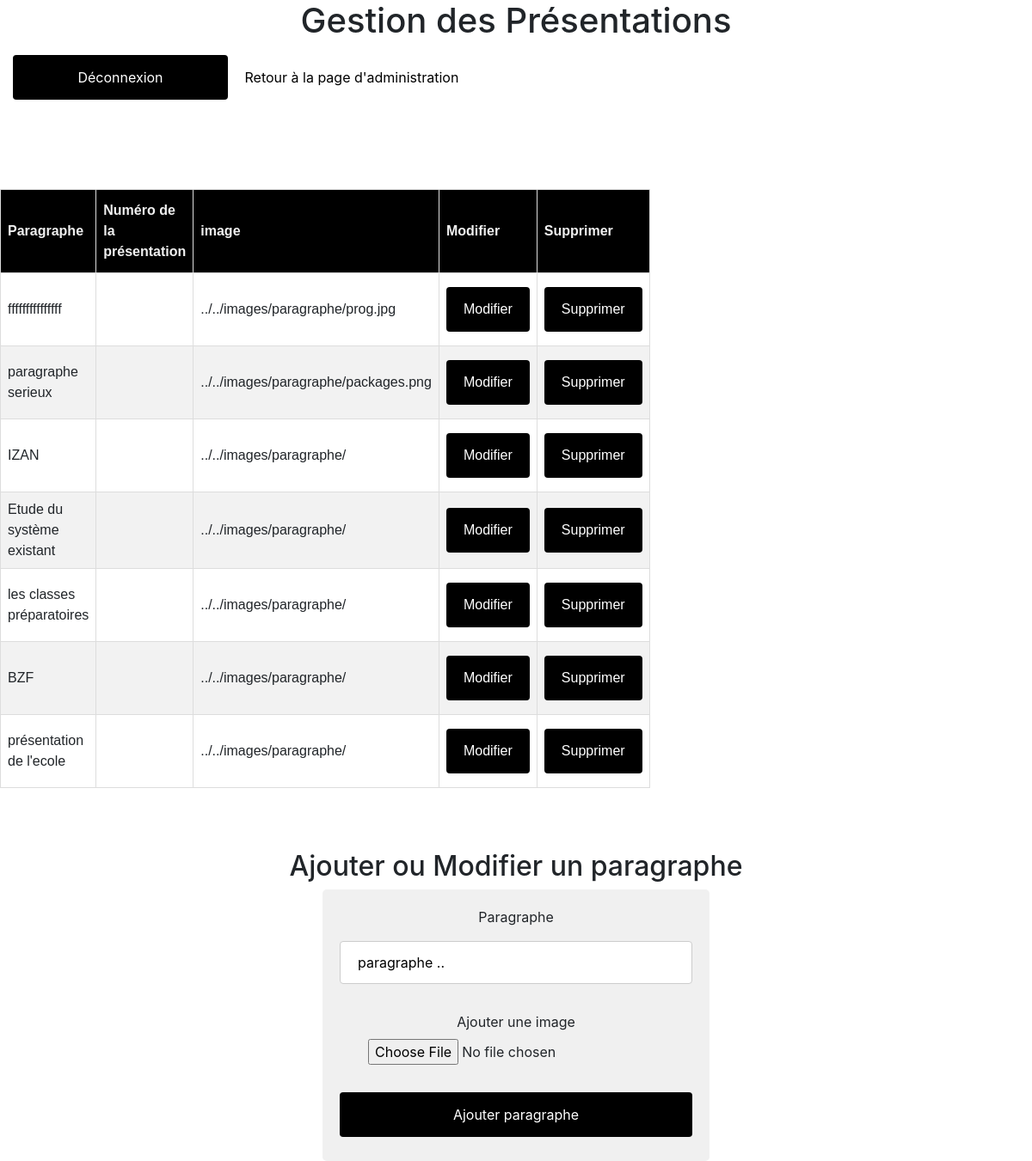
The page /php/presentation-view.php (signed in) on the database its author committed.
### tables this page shows
CREATE TABLE `paragraphe` (
  `id` int(11) NOT NULL,
  `paragraphe` varchar(1000) NOT NULL,
  `lien_img` varchar(256) NOT NULL
);

### php/model/paragraphe-model.php (called while the page is built, shortened)
<?php
include_once('C:\xampp\htdocs\ecole_2\php\model\database.php');
class paragraphe
{
    public function getparagraphe(){
      $co=new database();
      $query="SELECT * FROM paragraphe";
      $resultat= $co->selecttable($query);
      return $resultat;
    }
}

### php/model/database.php (called while the page is built, shortened)
<?php
class database{
    public $conn;
    public function connecttodb(){
        try {
            $this->conn = new PDO('mysql:host=localhost;dbname=tdw_projet','root','');
           }
           catch (Exception $e) {
              die('Erreur: connexion au serveur échouée '.$e);
           }
           return $this->conn ;
    }
    public function selecttable($query) {
         $connexionReq=$this->conn->prepare($query);
            $connexionReq->execute();
            $resultat=$connexionReq->fetchAll();
            return $resultat;
   }
}

### php/controller/paragraphe.php (called while the page is built, shortened)
<?php
 include('C:\xampp\htdocs\ecole_2\php\model\paragraphe-model.php');
 class gestionparagraphe{
   public function afficherparagraphe(){
    $req = new paragraphe();
    $resultat = $req->getparagraphe();
    return $resultat;
   }
 }

### php/presentation-view.php (the view, shortened to what this page needs)
<?php
include('./controller/paragraphe.php');
 ?>
<!DOCTYPE html>
<html lang="en">
<head>
<link rel="stylesheet" type="text/css" href="../css/style.css">
<link rel="stylesheet" type="text/css" href="../css/bootstrap.min.css">
</head>
<body style="background-image: url('../images/blue.jpg');">
        <center><h1>Gestion des Présentations </h1></center>
        <form class="inline" action="./controller/deconnect.php"  method="post"  >
        <input style="width:250px;"  type="submit" name="dcnt" id="dcnt" value="Déconnexion" >
        </form>
        <a  href="page-view.php" style="color:black;" >Retour à la page d'administration</a>
        <br><br><br><br><br>
        <table id="customers" class="customers" style="position:center;">
                <thead style="color:black;">
                    <tr>
                    <th scope="col" style="background-color:none;" >Paragraphe</th>
                    <th scope="col" rowspan="3"> Numéro de la présentation </th>
                    <th scope="col">image</th>
                    <th scope="col">Modifier</th>
                    <th scope="col">Supprimer</th>
                    </tr>
                </thead>
                <tbody >
                <?php
                     $classC = new gestionparagraphe();
                     $paragraphes = $classC->afficherparagraphe();
                      foreach ($paragraphes as $paragraphe):
                    ?>
                    <tr><td><?php echo $paragraphe['paragraphe'] ?></td><td><?php echo $paragraphe['id_presentation'] ?></td><td><?php echo $paragraphe['lien_img'] ?></td><td>
                    <form action='./controller/paragraphe.php' method='post' >
                    <input type='submit'  name='modifier' value='Modifier'>
                        </form>
                    </td>
                    <td>
                    <form action='./controller/paragraphe.php' method='post' >
                         <input type='submit'  name='supprimer' value='Supprimer'>
                         </form> </td>
                        </tr>
                     <?php endforeach; ?>
                </tbody>
            </table>
            <br><br><br>
            <center>
            <h2>Ajouter ou Modifier un paragraphe</H2>
            <div class="from-st">
            <form  action="./controller/paragraphe.php" method="POST"  enctype="multipart/form-data" >
                <label for="name">Paragraphe </label>
                <br>
                <?php
                if(isset($_GET['para'])){
                    $paragraphe = $_GET['para'];
                }
                else{
                    $paragraphe = "paragraphe ..";
                }
                ?>
                <input type="text"  id="paragraphe"  name="paragraphe" value='<?php echo $paragraphe; ?>'>
                <br><br>
                   <label >Ajouter une image </label>
                   <input type="file"  name="file2"  id="file2">
                   <br><br>
               <input type="submit" name="submitall" value="Ajouter paragraphe" >
            </form></div> </center>
</body>
</html>

### css/style.css (style rules this page uses)
form.inline { display:inline; margin: 5px; padding: 10px; }
.from-st { border-radius: 5px; background-color: #F0F0F0; padding: 20px; text-align: center; width:450px; margin-left:140 px; }
input[type=text], select { width: 100%; padding: 12px 20px; margin: 8px 0; display: inline-block; border: 1px solid #ccc; border-radius: 4px; box-sizing: border-box; }
input[type=submit] { width: 100%; background-color: black; color: white; padding: 14px 20px; margin: 8px 0; border: none; border-radius: 4px; cursor: pointer; }
th { border: 1px dotted #000000; width: 50%; border-width: 10%; }
#customers { font-family: Arial, Helvetica, sans-serif; border-collapse: collapse; width: 50%; }
#customers td, #customers th { border: 1px solid #ddd; padding: 8px; }
#customers tr:nth-child(even) { background-color: #f2f2f2; }
#customers th { padding-top: 12px; padding-bottom: 12px; text-align: left; background-color: black; color: #F0F0F0; }

### rows shown on the page
paragraphe: paragraphe "fffffffffffffff", lien_img "../../images/paragraphe/prog.jpg"
paragraphe: paragraphe "paragraphe serieux", lien_img "../../images/paragraphe/packages.png"
paragraphe: paragraphe "IZAN", lien_img "../../images/paragraphe/"
paragraphe: paragraphe "Etude du système existant", lien_img "../../images/paragraphe/"
paragraphe: paragraphe "les classes préparatoires", lien_img "../../images/paragraphe/"
paragraphe: paragraphe "BZF", lien_img "../../images/paragraphe/"
paragraphe: paragraphe "présentation de l'ecole", lien_img "../../images/paragraphe/"
